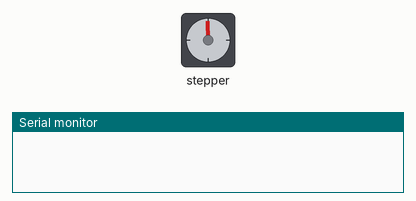
Simulated run of this sketch. Board: Arduino Uno, built with avr-gcc and run on an emulated ATmega328P. On the bench: stepper motor, the last lines printed to the serial monitor. Stepper angles assume 2048 steps per turn.

Above: at 0.1 s.
At 12.03 s:
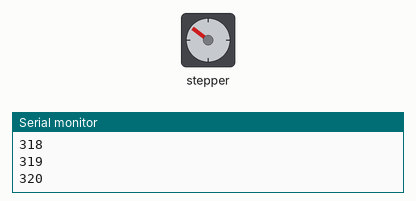
At 15.1 s:
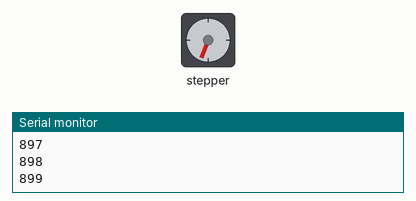
At 30.1 s:
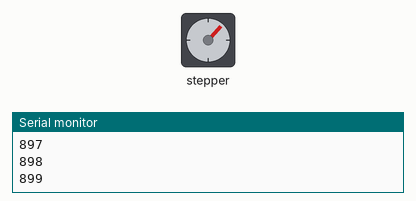
Timing chart, 0 to 40.0 s (numbered marks = the images above):
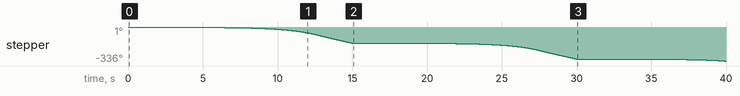

The sketch:

stepper_1.ino
```cpp
#include <Stepper.h>

const float steps_per_rev=32;
const float steps_red_rev=64;

const float steps_out=steps_per_rev*steps_red_rev;


  Stepper stepperMotor(steps_per_rev,8,10,9,11);


void setup() {


Serial.begin(9600);
}

void loop() {
int i;
for(i=1;i<900;i=i+1){
  stepperMotor.setSpeed(i);

int  stepsRequired=1;
  stepperMotor.step(-stepsRequired);
  Serial.println(i);
}


}
```
